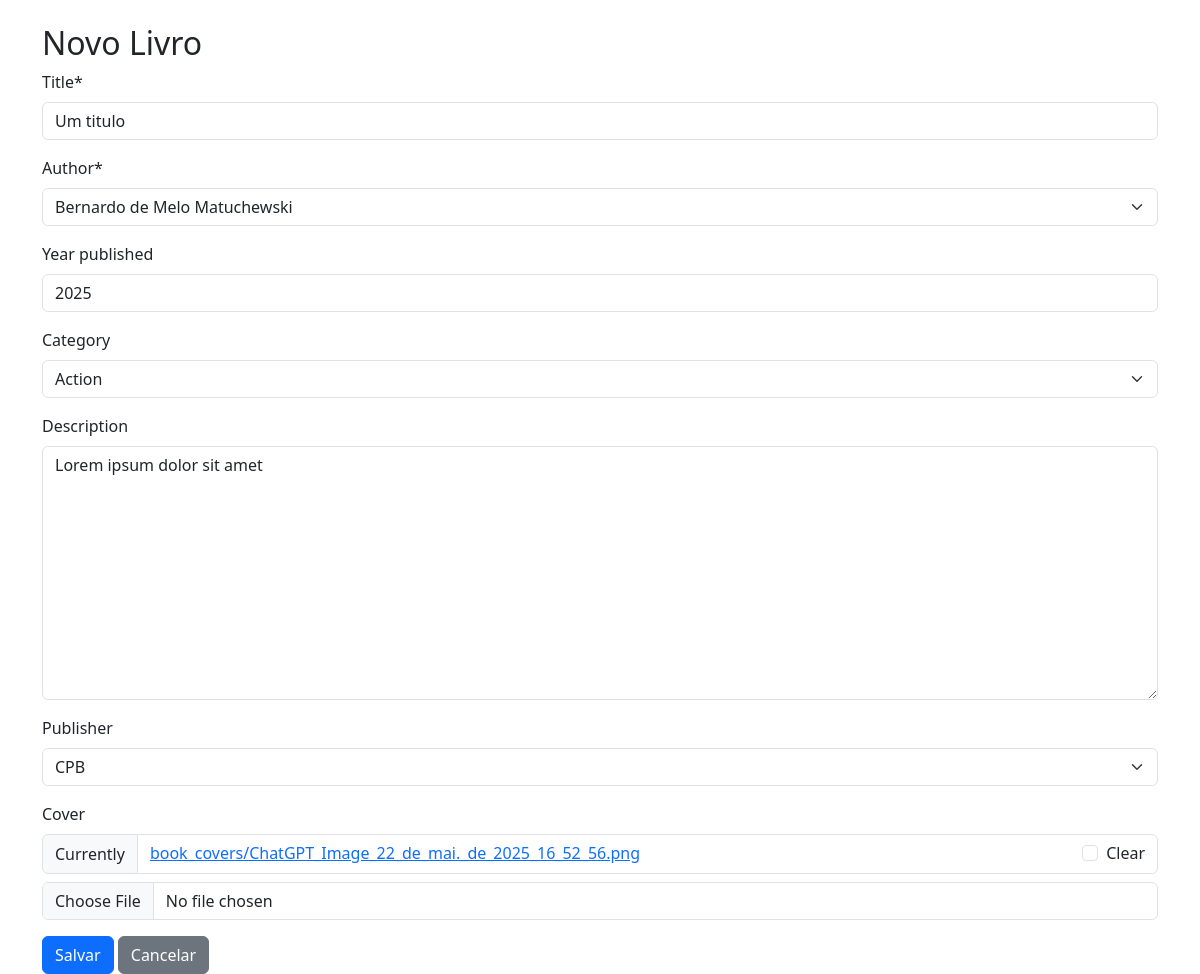
Page /books/8/update/ on the committed database.
### core/models.py (models this page shows, shortened)
class Book(models.Model):
    title = models.CharField(max_length=200)
    author = models.ForeignKey(Author, on_delete=models.CASCADE)
    year_published = models.IntegerField(null=True, blank=True)
    category = models.ForeignKey(Category, on_delete=models.SET_NULL, null=True, blank=True)
    publisher = models.ForeignKey('Publisher', on_delete=models.SET_NULL, null=True, blank=True)
    description = models.TextField(blank=True, null=True)
    cover = models.ImageField(upload_to='book_covers/', null=True, blank=True)
    class Meta:
        verbose_name = "Livro"
        verbose_name_plural = "Categorias"

### core/views.py (the view)
# urls.py: path('books/<int:pk>/update/', book_update, name='book-update'),
def book_update(request, pk):
    book = get_object_or_404(Book, pk=pk)
    if request.method == 'POST':
        form = BookForm(request.POST, request.FILES, instance=book)
        if form.is_valid():
            form.save()
            return redirect('book-list')
    else:
        form = BookForm(instance=book)
    return render(request, 'book_form.html', {'form': form})

### core/forms.py
class BookForm(forms.ModelForm):
    class Meta:
        model = Book
        fields = ['title', 'author', 'year_published', 'category', 'description', 'publisher', 'cover']
        widgets = {
            'cover': forms.ClearableFileInput(attrs={'class': 'form-control'}),
        }

### core/models.py (called while the page is built)
    def __str__(self):
        return self.fullname

    def __str__(self):
        return self.name

    def __str__(self):
        return self.name

### core/templates/book_form.html (shortened to what this page needs)
{% load crispy_forms_tags %}
<!DOCTYPE html>
<html lang="pt-br">
<head>
    <link href="https://cdn.jsdelivr.net/npm/bootstrap@5.3.3/dist/css/bootstrap.min.css" rel="stylesheet">
</head>
<body>
<div class="container mt-4">
    <h2>{% if object %}Editar Livro{% else %}Novo Livro{% endif %}</h2>
    <form method="post" enctype="multipart/form-data">
        {{ form|crispy }}
        <button type="submit" class="btn btn-primary">Salvar</button>
        <a href="{% url 'book-list' %}" class="btn btn-secondary">Cancelar</a>
    </form>
</div>
</body>
</html>

### rows in the picture
Book: title "Um titulo", author "Bernardo de Melo Matuchewski", year_published "2025", category "Action", description "Lorem ipsum dolor sit amet", publisher "CPB"
